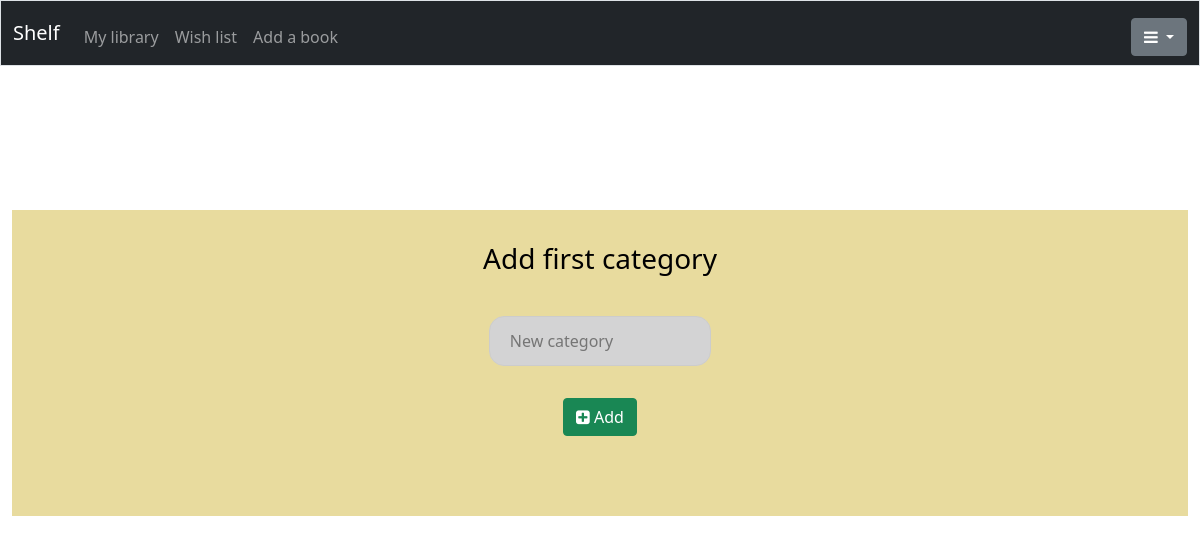
The page /categories (signed in) on the database as committed earlier.
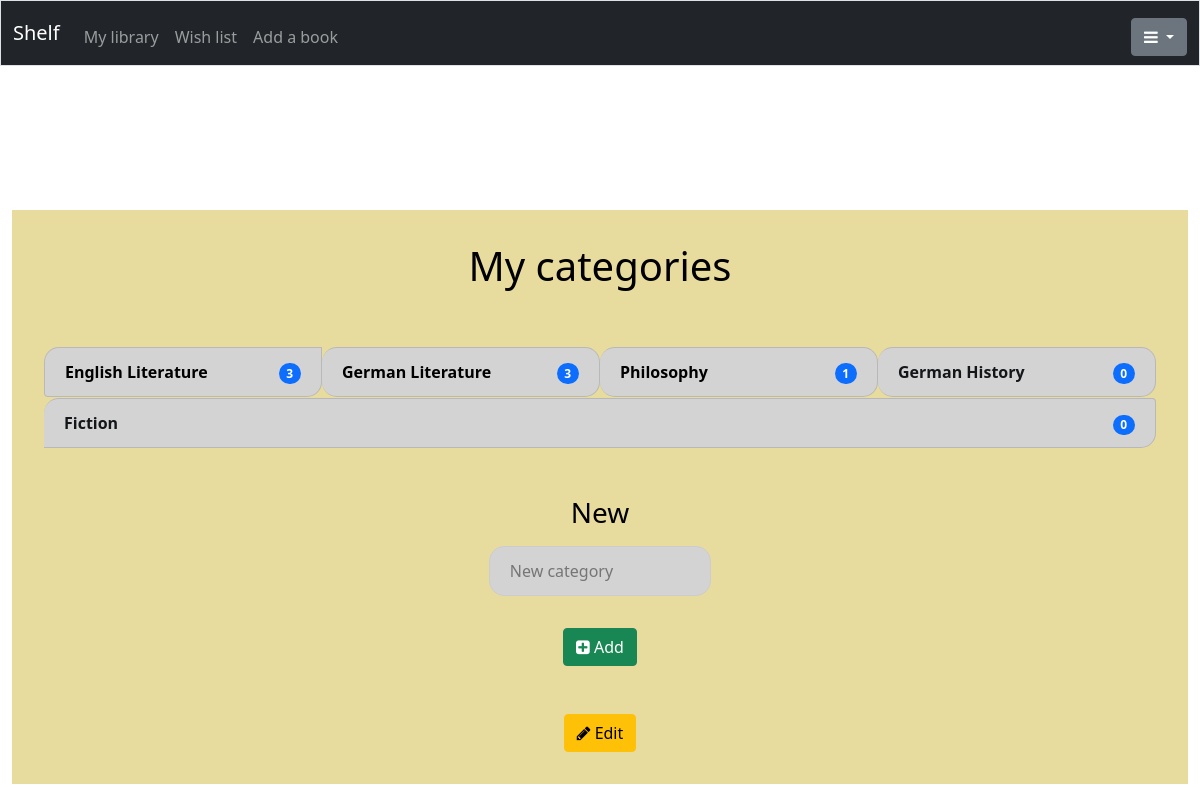
The same page on the database as committed later.
### tables this page shows
CREATE TABLE categories
(id INTEGER PRIMARY KEY AUTOINCREMENT NOT NULL,
name TEXT,
reader INT,
FOREIGN KEY (reader) REFERENCES users(id)
);

### app.py (the view)
@app.route("/categories", methods=["GET", "POST"])
@login_required
def categories():
    categories = get_categories()
    number_of_categories = len(categories)
    categories = get_number_of_books_in_each_category(categories)
    if request.method == "POST":
        new_category = request.form.get("add_category")
        old_categories = list()
        for category in categories:
            old_categories.append(category["name"])
        if new_category in old_categories:
            error = "This category already exists"
            return render_template("categories.html", categories=categories, number_of_categories=number_of_categories, error=error)
        add_new_category(new_category)
        return redirect("/categories")
    else:
        return render_template("categories.html", categories=categories, number_of_categories=number_of_categories)

### app.py (called while the page is built)
@app.after_request
def after_request(response):
    response.headers["Cache-Control"] = "no-cache, no-store, must-revalidate"
    response.headers["Expires"] = 0
    response.headers["Pragma"] = "no-cache"
    return response

### helpers.py (called while the page is built)
def login_required(f):
    @wraps(f)
    def decorated_function(*args, **kwargs):
        if session.get("user_id") is None:
            return redirect("/login")
        return f(*args, **kwargs)
    return decorated_function

def get_categories():
    return db.execute("SELECT name FROM categories WHERE reader = ?", session["user_id"])

def get_number_of_books_in_each_category(categories):
    status = "library"
    for category in categories:
        category_id = db.execute("SELECT id FROM categories WHERE name = ? AND reader = ?",
                                    category["name"], session["user_id"])[0]["id"]
        number_of_books = db.execute(
            "SELECT COUNT(book_id) FROM sorted_books JOIN books ON sorted_books.book_id = books.id WHERE category_id = ? AND status = ?",
                                        category_id, status)[0]["COUNT(book_id)"]
        category["count"] = number_of_books
    return categories

### templates/categories.html (shortened to what this page needs)
{% extends "layout.html" %}
{% block main %}
    <div class="entrance">
        {% if number_of_categories %}
            <h1>My categories</h1><br><br>
            <ul class="list-group list-group-horizontal list_of_books_categories">
                {% for category in categories %}
                    <li class="list-group-item d-flex flex-fill justify-content-between align-items-center list-group-item-dark book_categories">
                        {% if category.count > 0 %}
                            <a class="black_link" href="/books/{{ category.name }}">
                                <b>{{ category.name }}</b>
                            </a>
                        {% else %}
                            <b>{{ category.name }}</b>
                        {% endif %}
                        <div class="count">
                            <span class="badge bg-primary rounded-pill">{{ category.count }}</span>
                        </div>
                    </li>
                {% endfor %}
            </ul><br><br>
            <div>
                <h3>New</h3>
                <form action="/categories" method="post">
                    <div>
                        <input class="input field" autocomplete="off" name="add_category" placeholder="New category" type="text" required>
                    </div><br>
                    <button class="btn btn-success" type="submit" value="upload">
                        <i class="fa fa-plus-square" aria-hidden="true"></i> Add
                    </button>
                </form>
            </div><br><br>
            <button onclick="edit('count', 'delete'); return false;" class="btn btn-warning" type="button">
                <i class="fa fa-pencil" aria-hidden="true"></i> Edit
            </button>
        {% else %}
            <div>
                <h3>Add first category</h3><br>
                <form action="/categories" method="post">
                    <div>
                        <input class="input field" autocomplete="off" autofocus name="add_category" placeholder="New category" type="text" required>
                    </div><br>
                    <button class="btn btn-success" type="submit" value="upload">
                        <i class="fa fa-plus-square" aria-hidden="true"></i> Add
                    </button>
                </form>
            </div><br><br>
        {% endif %}
    </div>
{% endblock %}

Rows that differ between the two databases and show on the page:
added categories: name "English Literature", count "3"
added categories: name "German Literature", count "3"
added categories: name "Philosophy", count "1"
added categories: name "German History", count "0"
added categories: name "Fiction", count "0"
Other text that changed with them:
text no longer shown: "Add first category"
text now shown: "My categories New Edit"
